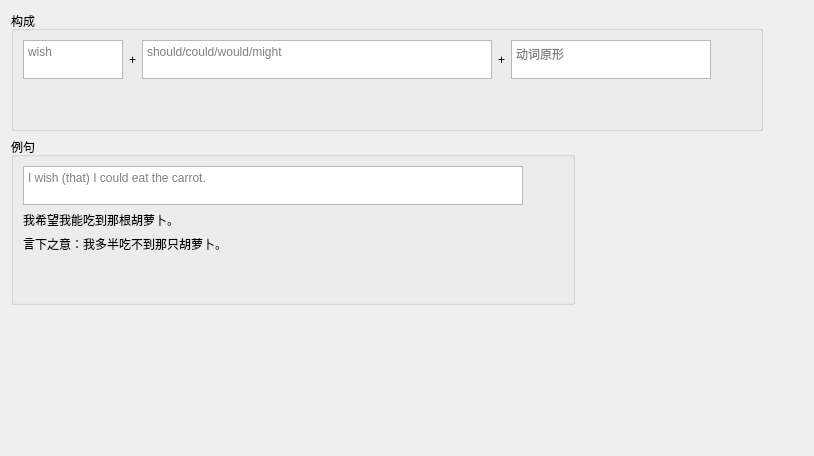
                 <widget class="QWidget" name="tab_14">
                  <attribute name="title">
                   <string>希望小概率或不可能的事件未来会发生</string>
                  </attribute>
                  <layout class="QVBoxLayout" name="verticalLayout_34">
                   <item>
                    <layout class="QHBoxLayout" name="horizontalLayout_48">
                     <item>
                      <widget class="QGroupBox" name="groupBox_16">
                       <property name="title">
                        <string>构成</string>
                       </property>
                       <layout class="QGridLayout" name="gridLayout_9">
                        <item row="0" column="0">
                         <layout class="QHBoxLayout" name="horizontalLayout_46">
                          <item>
                           <widget class="QTextEdit" name="textEdit_57">
                            <property name="maximumSize">
                             <size>
                              <width>100</width>
                              <height>39</height>
                             </size>
                            </property>
                            <property name="placeholderText">
                             <string>wish</string>
                            </property>
                           </widget>
                          </item>
                          <item>
                           <widget class="QLabel" name="label_80">
                            <property name="text">
                             <string>+</string>
                            </property>
                           </widget>
                          </item>
                          <item>
                           <widget class="QTextEdit" name="textEdit_60">
                            <property name="minimumSize">
                             <size>
                              <width>350</width>
                              <height>0</height>
                             </size>
                            </property>
                            <property name="maximumSize">
                             <size>
                              <width>500</width>
                              <height>39</height>
                             </size>
                            </property>
                            <property name="placeholderText">
                             <string>should/could/would/might</string>
                            </property>
                           </widget>
                          </item>
                          <item>
                           <widget class="QLabel" name="label_76">
                            <property name="text">
                             <string>+</string>
                            </property>
                           </widget>
                          </item>
                          <item>
                           <widget class="QTextEdit" name="textEdit_61">
                            <property name="maximumSize">
                             <size>
                              <width>200</width>
                              <height>39</height>
                             </size>
                            </property>
                            <property name="placeholderText">
                             <string>动词原形</string>
                            </property>
                           </widget>
                          </item>
                          <item>
                           <spacer name="horizontalSpacer_28">
                            <property name="orientation">
                             <enum>Qt::Horizontal</enum>
                            </property>
                            <property name="sizeHint" stdset="0">
                             <size>
                              <width>40</width>
                              <height>20</height>
                             </size>
                            </property>
                           </spacer>
                          </item>
                         </layout>
                        </item>
                        <item row="1" column="0">
                         <spacer name="verticalSpacer_20">
                          <property name="orientation">
                           <enum>Qt::Vertical</enum>
                          </property>
                          <property name="sizeHint" stdset="0">
                           <size>
                            <width>20</width>
                            <height>40</height>
                           </size>
                          </property>
                         </spacer>
                        </item>
                       </layout>
                      </widget>
                     </item>
                     <item>
                      <spacer name="horizontalSpacer_30">
                       <property name="orientation">
                        <enum>Qt::Horizontal</enum>
                       </property>
                       <property name="sizeHint" stdset="0">
                        <size>
                         <width>40</width>
                         <height>20</height>
                        </size>
                       </property>
                      </spacer>
                     </item>
                    </layout>
                   </item>
                   <item>
                    <layout class="QHBoxLayout" name="horizontalLayout_49">
                     <item>
                      <widget class="QGroupBox" name="groupBox_17">
                       <property name="title">
                        <string>例句</string>
                       </property>
                       <layout class="QVBoxLayout" name="verticalLayout_33">
                        <item>
                         <layout class="QHBoxLayout" name="horizontalLayout_47">
                          <item>
                           <widget class="QTextEdit" name="textEdit_62">
                            <property name="minimumSize">
                             <size>
                              <width>500</width>
                              <height>39</height>
                             </size>
                            </property>
                            <property name="maximumSize">
                             <size>
                              <width>300</width>
                              <height>39</height>
                             </size>
                            </property>
                            <property name="placeholderText">
                             <string>I wish (that) I could eat the carrot.</string>
                            </property>
                           </widget>
                          </item>
                          <item>
                           <spacer name="horizontalSpacer_29">
                            <property name="orientation">
                             <enum>Qt::Horizontal</enum>
                            </property>
                            <property name="sizeHint" stdset="0">
                             <size>
                              <width>40</width>
                              <height>20</height>
                             </size>
                            </property>
                           </spacer>
                          </item>
                         </layout>
                        </item>
                        <item>
                         <widget class="QLabel" name="label_81">
                          <property name="text">
                           <string>我希望我能吃到那根胡萝卜。</string>
                          </property>
                         </widget>
                        </item>
                        <item>
                         <widget class="QLabel" name="label_82">
                          <property name="text">
                           <string>言下之意：我多半吃不到那只胡萝卜。</string>
                          </property>
                         </widget>
                        </item>
                        <item>
                         <spacer name="verticalSpacer_21">
                          <property name="orientation">
                           <enum>Qt::Vertical</enum>
                          </property>
                          <property name="sizeHint" stdset="0">
                           <size>
                            <width>20</width>
                            <height>40</height>
                           </size>
                          </property>
                         </spacer>
                        </item>
                       </layout>
                      </widget>
                     </item>
                     <item>
                      <spacer name="horizontalSpacer_31">
                       <property name="orientation">
                        <enum>Qt::Horizontal</enum>
                       </property>
                       <property name="sizeHint" stdset="0">
                        <size>
                         <width>40</width>
                         <height>20</height>
                        </size>
                       </property>
                      </spacer>
                     </item>
                    </layout>
                   </item>
                   <item>
                    <spacer name="verticalSpacer_22">
                     <property name="orientation">
                      <enum>Qt::Vertical</enum>
                     </property>
                     <property name="sizeHint" stdset="0">
                      <size>
                       <width>20</width>
                       <height>140</height>
                      </size>
                     </property>
                    </spacer>
                   </item>
                  </layout>
                 </widget>
